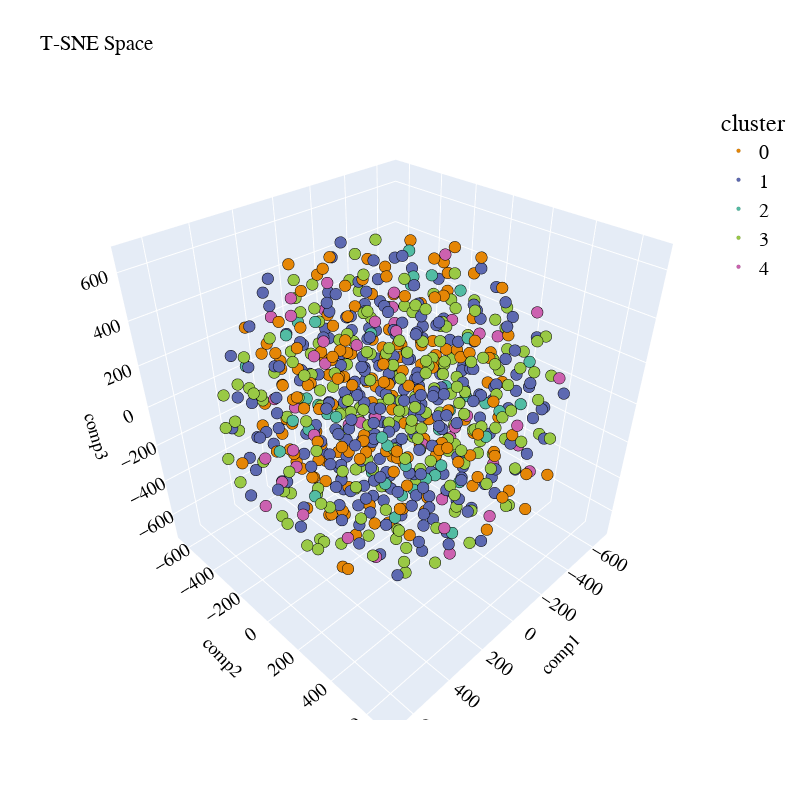

Notebook code for this chart:
### Code cell
sampling_data = pd.DataFrame(embeddings).sample(frac=0.5, replace=True, random_state=1)
sampling_clusters = pd.DataFrame(clusters_predict).sample(frac=0.5, replace=True, random_state=1)[0].values

df_tsne_3d = TSNE(
                  n_components=3, 
                  learning_rate=500, 
                  init='random', 
                  perplexity=200, 
                  n_iter = 5000).fit_transform(sampling_data)

df_tsne_3d = pd.DataFrame(df_tsne_3d, columns=["comp1", "comp2",'comp3'])
df_tsne_3d["cluster"] = sampling_clusters

### Figure 1 — Plotly figure (JSON) as saved in the notebook; plotly's stock layout.template omitted (floating-point values rounded to 4 significant figures; data arrays with more than 128 entries replaced by an {"elided": "..."} marker saying what was removed)
{"data": [{"hovertemplate": "cluster=0<br>comp1=%{x}<br>comp2=%{y}<br>comp3=%{z}<extra></extra>", "legendgroup": "0", "marker": {"color": "rgb(229, 134, 6)", "line": {"color": "black", "width": 0.1}, "opacity": 1, "size": 4, "symbol": "circle"}, "mode": "markers", "name": "0", "scene": "scene", "showlegend": true, "type": "scatter3d", "x": {"elided": "181 float values"}, "y": {"elided": "181 float values"}, "z": {"elided": "181 float values"}}, {"hovertemplate": "cluster=1<br>comp1=%{x}<br>comp2=%{y}<br>comp3=%{z}<extra></extra>", "legendgroup": "1", "marker": {"color": "rgb(93, 105, 177)", "line": {"color": "black", "width": 0.1}, "opacity": 1, "size": 4, "symbol": "circle"}, "mode": "markers", "name": "1", "scene": "scene", "showlegend": true, "type": "scatter3d", "x": {"elided": "267 float values"}, "y": {"elided": "267 float values"}, "z": {"elided": "267 float values"}}, {"hovertemplate": "cluster=2<br>comp1=%{x}<br>comp2=%{y}<br>comp3=%{z}<extra></extra>", "legendgroup": "2", "marker": {"color": "rgb(82, 188, 163)", "line": {"color": "black", "width": 0.1}, "opacity": 1, "size": 4, "symbol": "circle"}, "mode": "markers", "name": "2", "scene": "scene", "showlegend": true, "type": "scatter3d", "x": [-430.9, 162.8, 41.72, -59.04, 259.0, -270.5, 497.3, -254.6, -101.3, -435.1, -298.4, -533.7, -221.1, -473.5, -260.7, 440.1, 186.0, -28.51, -436.6, 345.1, -50.46, -447.5, 200.8, -436.6, 25.55, 285.7, -269.1, -46.22, -75.91, 148.0, 244.2, -318.7, 570.9, -523.1, -252.6, 369.8, -497.1, 194.6, 43.2, 289.6, -219.7, 77.09, 503.4, 15.67], "y": [-305.0, -354.9, 293.9, 238.1, 213.7, 186.8, 92.57, -23.61, 45.62, 62.26, 91.97, -158.7, -118.0, -275.4, 44.83, 173.8, 267.8, -627.5, 361.3, -512.7, 346.9, 150.6, 183.5, 343.2, -388.8, -194.7, -138.0, -542.6, -192.5, 485.1, -155.6, 321.3, 0.3283, -23.96, 312.2, -173.4, -95.29, 381.3, 111.3, 260.9, 206.8, 102.2, 3.991, -106.7], "z": [291.2, -64.16, -183.2, -223.3, 82.14, -315.0, -134.9, 488.1, -503.7, 32.85, 446.4, -232.8, 574.4, -202.9, -244.1, 247.8, -64.75, 132.5, 173.1, 111.4, -243.0, -140.4, -4.926, -45.6, -232.9, -82.55, 439.7, -293.3, 227.1, -296.9, 419.3, -33.68, 71.15, -221.0, -137.4, 405.4, -328.1, -56.7, -405.7, -96.65, 308.6, -519.5, 176.8, -420.4]}, {"hovertemplate": "cluster=3<br>comp1=%{x}<br>comp2=%{y}<br>comp3=%{z}<extra></extra>", "legendgroup": "3", "marker": {"color": "rgb(153, 201, 69)", "line": {"color": "black", "width": 0.1}, "opacity": 1, "size": 4, "symbol": "circle"}, "mode": "markers", "name": "3", "scene": "scene", "showlegend": true, "type": "scatter3d", "x": {"elided": "209 float values"}, "y": {"elided": "209 float values"}, "z": {"elided": "209 float values"}}, {"hovertemplate": "cluster=4<br>comp1=%{x}<br>comp2=%{y}<br>comp3=%{z}<extra></extra>", "legendgroup": "4", "marker": {"color": "rgb(204, 97, 176)", "line": {"color": "black", "width": 0.1}, "opacity": 1, "size": 4, "symbol": "circle"}, "mode": "markers", "name": "4", "scene": "scene", "showlegend": true, "type": "scatter3d", "x": [299.1, -90.89, 594.5, -372.3, 411.8, 308.6, -537.9, 66.09, 312.5, -243.9, -206.4, -178.8, 145.0, -194.5, 536.9, -398.1, 86.19, -451.8, -351.7, -390.3, -479.5, -214.0, 618.2, 559.8, 448.4, 223.7, 99.5, -14.88, 394.5, -264.5, 322.8, -527.0, -142.3, 61.37, 325.1, 420.5, 92.97, -18.86, 378.7, -453.8, -163.2, -367.8, 99.73, 502.0, -156.9, -578.8, 272.4], "y": [-107.3, 566.5, -104.3, 471.4, -75.75, -33.49, 303.2, -17.36, -202.2, 210.9, -648.7, 202.5, 173.9, -172.2, -57.15, 125.7, 429.5, 345.8, 11.99, -74.22, -67.98, 398.2, 173.0, -118.9, -89.11, 50.53, -532.1, 3.928, 150.6, -55.29, 589.6, 126.2, -436.7, -293.8, 240.0, 15.09, -85.67, -113.9, 55.11, 498.2, 164.8, 281.3, -649.1, -2.696, -146.8, -44.88, -438.2], "z": [313.5, 138.2, -249.0, -302.8, 538.3, 411.1, 338.9, 405.0, 525.4, -75.12, 120.4, -106.8, 470.8, 239.1, -131.8, 225.3, -496.6, -274.1, 264.0, 519.1, -468.3, -507.7, -95.82, -36.33, -41.99, 395.4, -231.0, 505.2, -386.3, -386.1, -79.46, 160.7, -407.3, 470.4, -480.2, 73.66, -89.88, -132.5, 386.6, 147.9, -525.4, -368.9, 198.5, -43.03, 337.2, 204.8, -54.6]}], "layout": {"autosize": true, "font": {"color": "black", "family": "Gilroy", "size": 15}, "height": 800, "legend": {"font": {"size": 20}, "title": {"font": {"family": "Times New Roman"}, "text": "cluster"}, "tracegroupgap": 0}, "scene": {"domain": {"x": [0, 1], "y": [0, 1]}, "xaxis": {"title": {"font": {"color": "black"}, "text": "comp1"}}, "yaxis": {"title": {"font": {"color": "black"}, "text": "comp2"}}, "zaxis": {"title": {"font": {"color": "black"}, "text": "comp3"}}}, "showlegend": true, "title": {"text": "T-SNE Space"}, "width": 800}}
